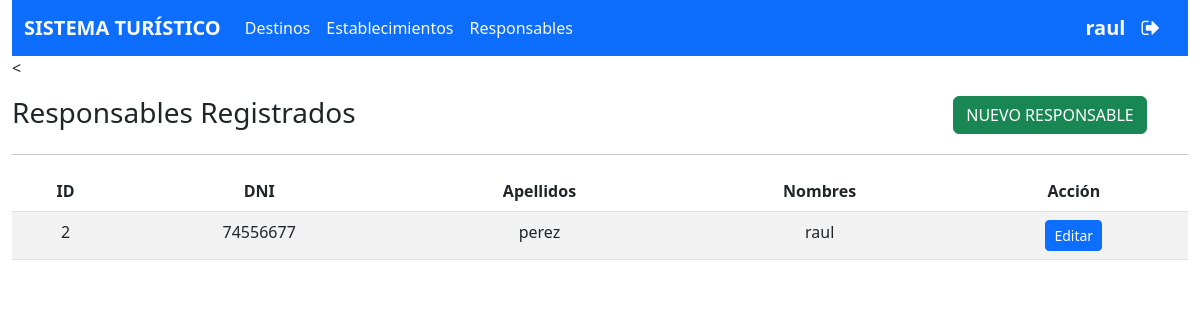
Screenshot of /vistas/responsableview.php (signed in) with the database file from the repository.
### tables this page shows
CREATE TABLE `responsable` (
  `IdResponsable` int NOT NULL AUTO_INCREMENT,
  `Dni` varchar(9) DEFAULT NULL,
  `Apellidos` varchar(100) DEFAULT NULL,
  `Nombres` varchar(100) DEFAULT NULL,
  `Password` varchar(100) DEFAULT NULL,
  PRIMARY KEY (`IdResponsable`)
);

### controladores/ResponsableController.php (called while the page is built, shortened)
<?php
    include_once($_SERVER["DOCUMENT_ROOT"] . "/modelos/Responsable.php");
    class ResponsableController{
        public function mostrar(): PDOStatement
        {
            $responsable = new Responsable();
            return $responsable -> mostrar();
        }
    }
?>

### vistas/responsableview.php (the view, shortened to what this page needs)
<!DOCTYPE html>
<html lang="en">
<head>
    <?php include_once($_SERVER["DOCUMENT_ROOT"] . "/helpers/linker.php"); ?>
</head>
<body>
    <div class="container-fluid">
        <?php
        include_once($_SERVER["DOCUMENT_ROOT"] . "/helpers/cabecera.php");
        include_once($_SERVER["DOCUMENT_ROOT"] . "/controladores/ResponsableController.php");
        $responsablecontroller = new ResponsableController();
        ?>
        <div class="row mt-3">
            <div class="col-9 text-start">
                <h3>Responsables Registrados</h3>
            </div>
            <div class="col-3 text-center">
                <button class="btn btn-success" data-bs-toggle="modal" data-bs-target="#modalNuevo">NUEVO RESPONSABLE</button>
            </div>
        </div>
        <hr>
        <div class="row">
            <div class="col-12">
            <table class="table table-striped">
                <thead>
                    <tr>
                        <th class="text-center">ID</th>
                        <th class="text-center">DNI</th>
                        <th class="text-center">Apellidos</th>
                        <th class="text-center">Nombres</th>
                        <th class="text-center">Acción</th>
                    </tr>
                </thead>
                <tbody>
                    <?php
                    $responsables = $responsablecontroller -> mostrar();
                    foreach ($responsables as $responsable) {
                    echo "<tr><td class='text-center'>".$responsable["IdResponsable"]."</td><td class='text-center'>".$responsable["Dni"]."</td>
                    <td class='text-center'>".$responsable["Apellidos"]."</td><td class='text-center'>".$responsable["Nombres"]."</td>
                    <td class='text-center'><button onclick='actualizar(".$responsable["IdResponsable"].",\"".$responsable["Dni"]."\",\"".$responsable["Apellidos"]."\",\"".$responsable["Nombres"]."\",\"".$responsable["Password"]."\")' class='btn btn-primary btn-sm' data-bs-toggle='modal' data-bs-target='#editarModal'>Editar</button></td></tr>";
                    }
                    ?>
                </tbody>
            </table>
            </div>
        </div>
    </div>
</body>
</html>

### rows the page displays
responsable: IdResponsable "2", Dni "74556677", Apellidos "perez", Nombres "raul"

### other values shown
$_SESSION["usuario"] "raul"
